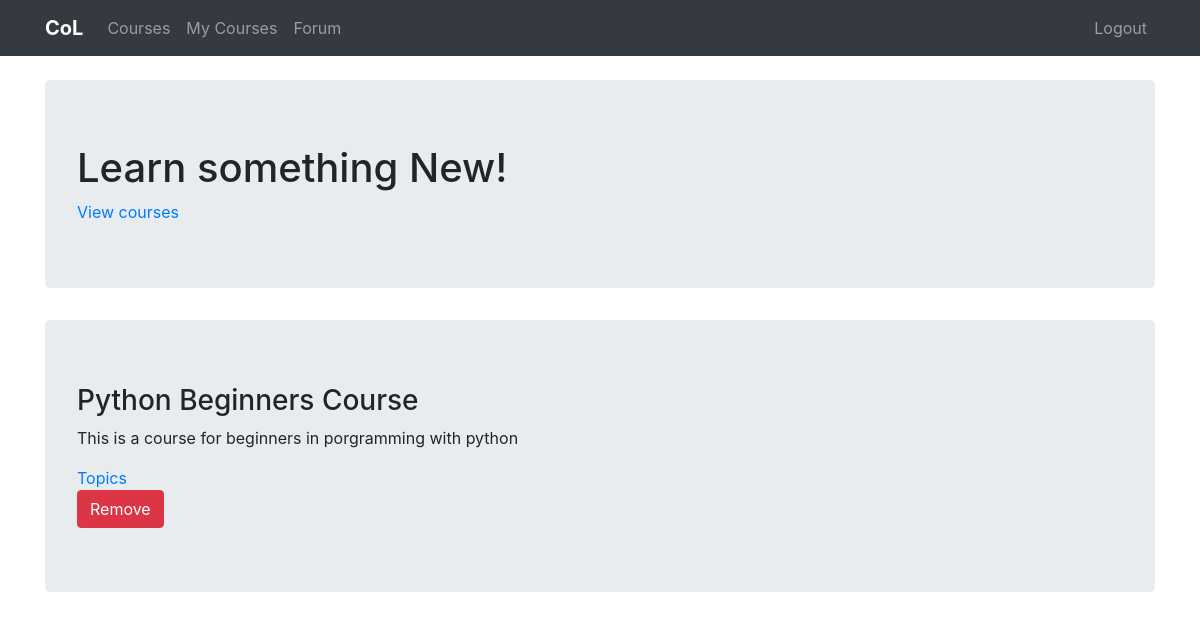
The page /courses/my-courses/ (signed in) on the database its author committed.
### courses/models.py (models this page shows, shortened)
class UserCourses(models.Model):
    user = models.ForeignKey(User, on_delete=models.CASCADE)
    course = models.ForeignKey(Course, on_delete=models.CASCADE)
    course_progress = models.IntegerField(default=0)

class Course(models.Model):
    course_name = models.CharField(max_length=80, unique=True)
    course_discription = models.CharField(max_length=800)
    course_url = models.CharField(max_length=30)

### courses/views.py (the view)
# urls.py: path('my-courses/', views.usercourses, name='user_courses'),
@login_required
def usercourses(req):
    user_courses = UserCourses.objects.filter(user=req.user)
    if len(user_courses) == 0:
        print('No courses')
        user_courses=None
    return render(req, 'user_courses.html',{
        'user_courses':user_courses,
    })

### courses/templates/user_courses.html (shortened to what this page needs)
{% extends 'base.html' %}
{% block content %}
<div class="container">
    <div class="jumbotron bg-cyan">
        <h1>Learn something New!</h1>
        <a href="{% url 'courses' %}">View courses</a>
    </div>
</div>
{% for course_item in user_courses %}
<div class="container">
    <div class="jumbotron">
        <h3>{{course_item.course.course_name}}</h3>
        <p>{{course_item.course.course_discription}}</p>
        <a href="{% url course_item.course.course_url %}">Topics</a>
        <form action="{% url 'remove_course' %}" method="GET">
            <input type="submit" value="Remove" class="btn btn-danger">
        </form>
    </div>
</div>
{% endfor %}
{% endblock %}

### rows shown on the page
UserCourses: course.course_name "Python Beginners Course", course.course_discription "This is a course for beginners in porgramming with python"
